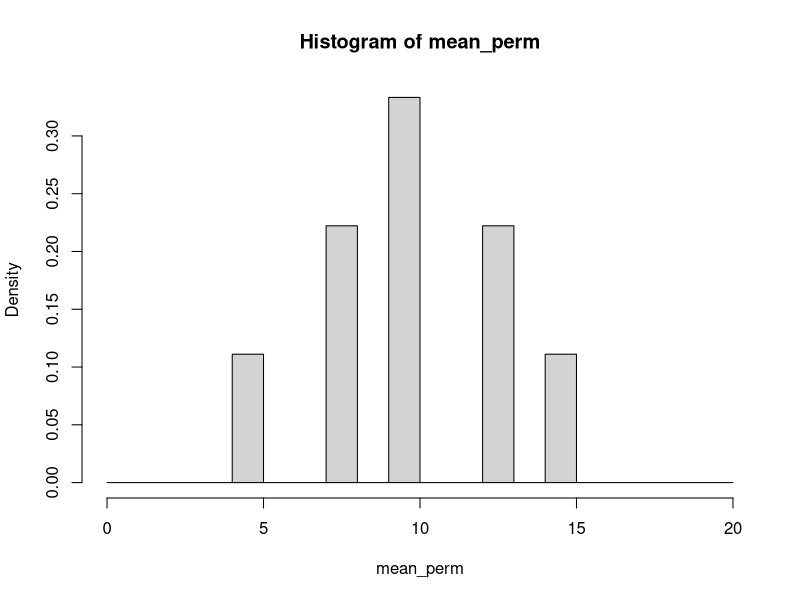
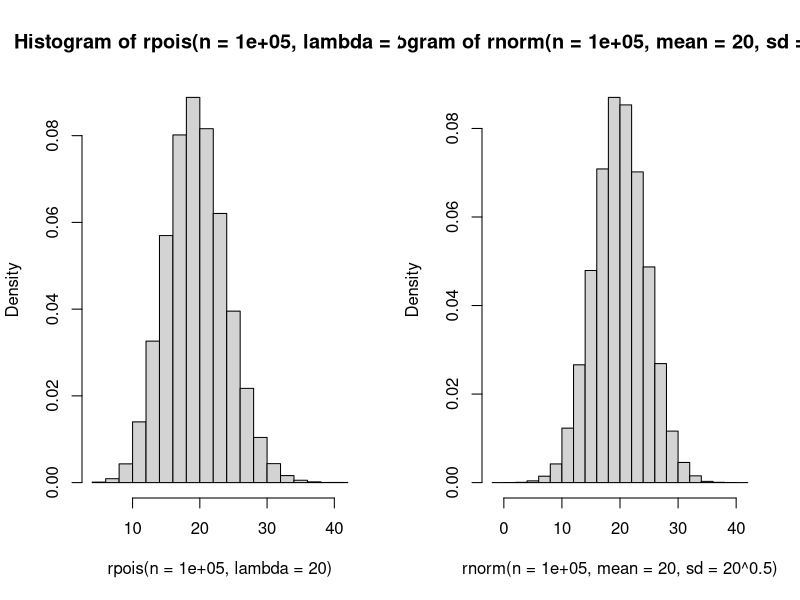
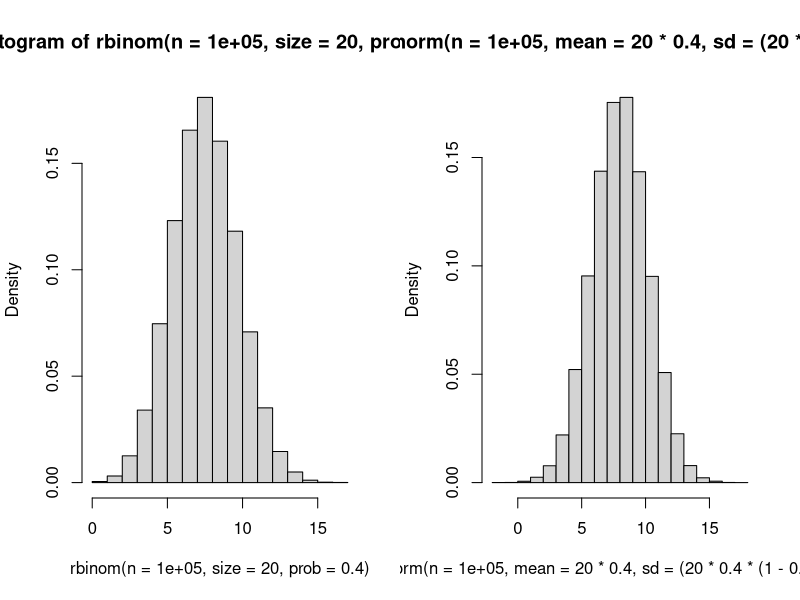
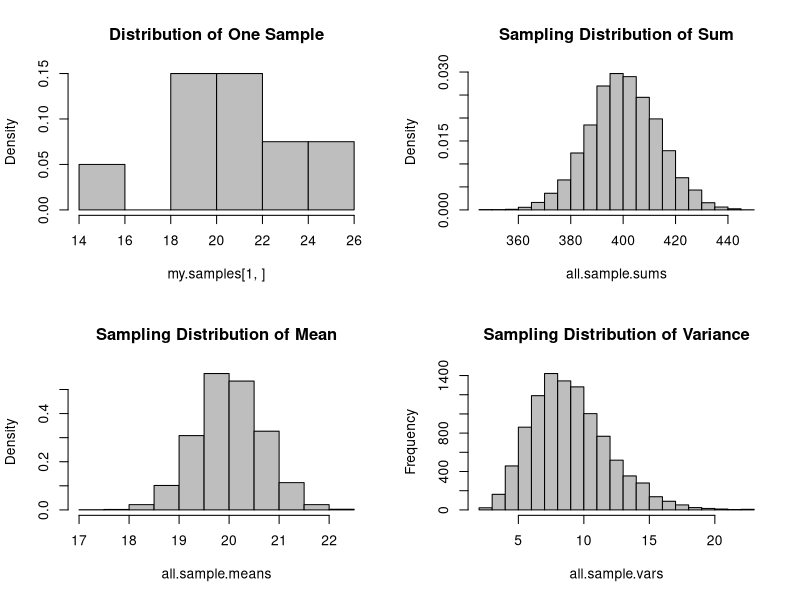

The R source for these figures, in order: (Note: this script raises an error after producing the figures.)
# CIND123 LAB 8

# PART 1 - SAMPLING DISTRIBUTIONS
# 1.  Given a vector of three numbers x = c(5, 10, 15), use the permutation() function
#     to generate all possible outcomes for two selected numbers (replacement is allowed).
#     Please consider installing the gtools Package as permutations() function is part of
#     it.

install.packages("gtools")
library(gtools)
x <- c(5,10,15)
perm <- permutations(length(x), 2, x, repeats.allowed = TRUE)
perm

# 2.  Use the rowMeans() function to calculate the average of each possible pair generated
#     in the previous step.

mean_perm <- rowMeans(perm)
mean_perm

# 3.  Check whether the average of all the averages of all permutations (i.e. mean perm) is
#     equal to the average of the main vector (population) from which the samples have been
#     withdrawn.

mean(rowMeans(perm)) == mean(x)

# 4.  Use the hist() function to plot a histogram of the pairs' averages.

hist(mean_perm, probability = TRUE, breaks=c(0:20))


# PART 2 - DISCRETE DISTRIBUTIONS CONVERGENCE
# Prove the following statements using rpois(), rbinom(), rnorm(), and hist() functions.

# . When the sample set is large, Poisson distribution with lambda n converges to Normal
#   distribution with mean n and variance n.

par(mfrow=c(1,2)) #puts both histogram together! c(row,column); so cool !!
hist(rpois(n=100000, lambda=20), freq=FALSE)
hist(rnorm(n=100000, mean=20, sd=20^0.5), freq=FALSE)
# sd = sqrt(lambda)

# . When the sample set is large, Binomial distribution with n trials and a probability with
#   p converges to a Normal distribution with mean n ??? p and variance n ??? p ??? (1 p).

par(mfrow=c(1,2))
hist(rbinom(n=100000, size=20, prob=0.4), freq=FALSE)
hist(rnorm(n=100000, mean=20*0.4, sd=(20*0.4*(1-0.4))^0.5), freq=FALSE)


# PART 3 - CENTRAL LIMIT THEOREM SIMULATION
# Open a new script in R and enter function

#Central Limit Theorem Simulation
sdm.sim <- function(n,src.dist=NULL,param1=NULL,param2=NULL) {
  r <- 10000 # Number of replications/samples - Not to be adjusted
  # This produces a matrix of observations with
  # n columns and r rows. Each row is one sample:
  my.samples <- switch(src.dist,
                       "E" = matrix(rexp(n*r,param1),r),
                       "N" = matrix(rnorm(n*r,param1,param2),r),
                       "U" = matrix(runif(n*r,param1,param2),r),
                       "P" = matrix(rpois(n*r,param1),r),
                       "C" = matrix(rcauchy(n*r,param1,param2),r),
                       "B" = matrix(rbinom(n*r,param1,param2),r),
                       "G" = matrix(rgamma(n*r,param1,param2),r),
                       "X" = matrix(rchisq(n*r,param1),r),
                       "T" = matrix(rt(n*r,param1),r))
  all.sample.sums <- apply(my.samples,1,sum)
  all.sample.means <- apply(my.samples,1,mean)
  all.sample.vars <- apply(my.samples,1,var)
  par(mfrow=c(2,2))
  hist(my.samples[1,],col="gray", freq = F,
       main="Distribution of One Sample")
  hist(all.sample.sums,col="gray", freq = F,
       main="Sampling Distribution of Sum")
  hist(all.sample.means,col="gray", freq = F,
       main="Sampling Distribution of Mean")
  hist(all.sample.vars,col="gray",
       main="Sampling Distribution of Variance")}

# 1.  (Normal Distribution) Call the previously declared function sdm.sim with n = 20
#     and a sample withdrawn from a Normal distribution of mean 20 and standard distribution of 3.
#     . Change the sample size from 20 to 40, then from 40 to 60. Continue incrementing
#       the sample size by 20 till you reach 100, and every time call the sdm.sim function
#       with the new parameters and record any key findings.
#     . Change the mean of the normal distribution and the standard deviation, then call
#       the sdm.sim function with the new parameters and record any key findings.

sdm.sim(20, src.dist="N", param1=20, param2=3)

# "explains what the fxn is doing to get the histograms???"
set.seed(3)
matrix(rnorm(n*r, param1, param2),r)
my.sample_test = matrix(rnorm(10*10000,20,3),10000)
dim(my.sampl)
my.sampl[1,]
(apply(my.sampl,1,sum))

sdm.sim(60, src.dist="N", param1=20, param2=3)


# 2.  (Poisson Distribution) Call the previously declared function sdm.sim with n = 20
#     and a sample withdrawn from a Poisson distribution of mean 10.
#     . Change the sample size from 20 to 40, then from 40 to 60. Continue incrementing
#       the sample size by 20 till you reach 100, and every time call the sdm.sim function
#       with the new parameters and record any key findings.
#     . Change the mean of the Poisson distribution then call the sdm.sim function with
#       the new parameters and record any key findings.

sdm.sim(20, src.dist="P", param1=10)

# 3.  (Binomial Distribution) Call the previously declared function sdm.sim with n = 20
#     and a sample withdrawn from a Binomial distribution of size 10 and success probability
#     of 0.1 (Extremely Skewed Distribution)
#     . Change the sample size from 20 to 40, then from 40 to 60. Continue incrementing
#       the sample size by 20 till you reach 100, and every time call the sdm.sim function
#       with the new parameters and record any key findings.
#     . Change the probability of success to 0.5 or 0.9 of the Binomial distribution then
#       call the sdm.sim function with the new parameters and record any key findings.

sdm.sim(20, src.dist="B", param1=10, param2=0.1)
